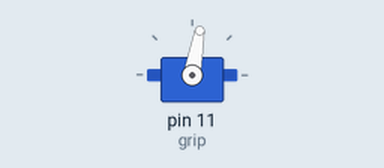
Recording of a sketch running on a simulated Arduino Uno, built with avr-gcc and run on an emulated ATmega328P. Shown: servo.

Above: at 5.05 s.
Timing chart, 0 to 9.6 s (numbered marks = the images above):
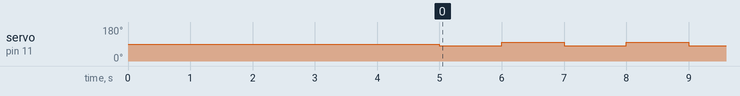

The sketch:

gripper_test.ino
```cpp
#include <Servo.h>

Servo grip;

void setup() {
  // put your setup code here, to run once:
  grip.attach(11);
  delay(5000);

}

void loop() {
  // put your main code here, to run repeatedly:
  grip.write(80);

  delay(1000);

  grip.write(100);

  delay(1000);


}
```

Measured:
- by itself, servo on pin 11 (grip): alternates 100° for 1.0 s and 80° for 1.0 s
